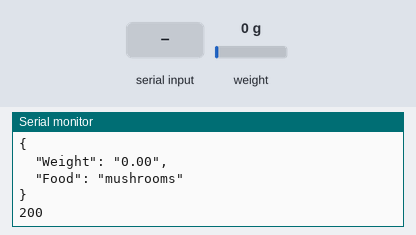
The sketch below on a simulated ESP8266 (NodeMCU). Parts: the last lines printed to the serial monitor. Inputs (shaded band) come from the test bench; at power-on: weight on the scale 0 g. WiFi joins after 1.5 s; servers stay silent unless stated; uploads are accepted with an empty reply; EEPROM starts erased.

Above: at 12.2 s.
12.3 s: "t90\n" received over Serial
At 13.4 s:
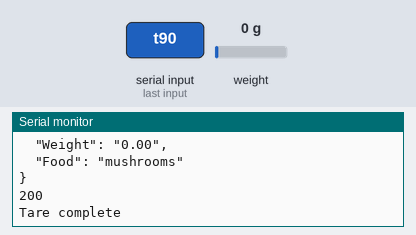
14.4 s: "c90\n" received over Serial
At 17.0 s:
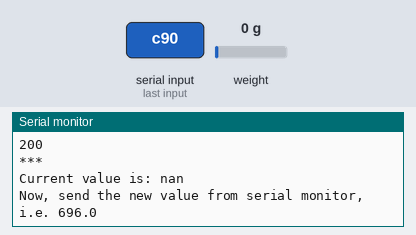

The sketch:

ATOS_IT_Arduino.ino
```cpp
#include <ESP8266WiFi.h>
#include <ESP8266HTTPClient.h>
#include <ArduinoJson.h>
#include <HX711_ADC.h>
#include <EEPROM.h>

//wifi ssid and password
const char* ssid = "AndroidAP";
const char* password = "hello1234";

// Host is subjeted to change depending on IPv4 Address
const char* host = "http://192.168.0.103:5005/post";

//HX711 constructor (dout pin, sck pin):
HX711_ADC LoadCell(4, 5);

int eepromAdress = 0;
float weight = 0;
long t;

//default calibration of weighing scale based on stored calibration values
void defaultCalibration(){
  Serial.println("Using stored calibration values");
  float stored_c = 0;
  #if defined(ESP8266)
  EEPROM.begin(512);
  #endif
  EEPROM.get(eepromAdress, stored_c);
  LoadCell.setCalFactor(stored_c);
  }

//calibration of weighing scale based on user inputs
void calibrate() {
  Serial.println("***");
  Serial.println("Start calibration:");
  Serial.println("It is assumed that the mcu was started with no load applied to the load cell.");
  Serial.println("Now, place your known mass on the loadcell,");
  Serial.println("then send the weight of this mass (i.e. 100.0) from serial monitor.");
  float m = 0;
  boolean f = 0;
  t = millis();

  //get user input as the actual weight of object on weighing scale
  while (f == 0) {
    LoadCell.update();
    if (Serial.available() > 0) {
      m = Serial.parseFloat();
      if (m != 0) {
        Serial.print("Known mass is: ");
        Serial.println(m);
        f = 1;
      }
      else {
        Serial.println("Invalid value");
      }
    }
    else if (millis() > t + 7000){
        defaultCalibration();
        return;
      }
    }
  //calculates calibration factor and stores it
  float c = LoadCell.getData() / m;
  LoadCell.setCalFactor(c);
  Serial.print("Calculated calibration value is: ");
  Serial.print(c);
  Serial.println(", use this in your project sketch");
  f = 0;
  Serial.print("Save this value to EEPROM adress ");
  Serial.print(eepromAdress);
  Serial.println("? y/n");
  while (f == 0) {
    if (Serial.available() > 0) {
      char inByte = Serial.read();
      if (inByte == 'y') {
        #if defined(ESP8266)
        EEPROM.begin(512);
        #endif
        EEPROM.put(eepromAdress, c);
        #if defined(ESP8266)
        EEPROM.commit();
        #endif
        EEPROM.get(eepromAdress, c);
        Serial.print("Value ");
        Serial.print(c);
        Serial.print(" saved to EEPROM address: ");
        Serial.println(eepromAdress);
        f = 1;

      }
      else if (inByte == 'n') {
        Serial.println("Value not saved to EEPROM");
        f = 1;
      }
    }
  }
  Serial.println("End calibration");
  Serial.println("For manual edit, send 'c' from serial monitor");
  Serial.println("***");
}

//change of stored calibration factor
void changeSavedCalFactor() {
  float c = LoadCell.getCalFactor();
  boolean f = 0;
  Serial.println("***");
  Serial.print("Current value is: ");
  Serial.println(c);
  Serial.println("Now, send the new value from serial monitor, i.e. 696.0");
  int x = 0;
  while (f == 0) {
    delay(5000);
    if (Serial.available() > 0) {
      c = Serial.parseFloat();
      if (c != 0) {
        Serial.print("New calibration value is: ");
        Serial.println(c);
        LoadCell.setCalFactor(c);
        f = 1;
      }
      else {
        Serial.println("Invalid value, exit");
        return;
      }
    }
  }
  f = 0;
  Serial.print("Save this value to EEPROM adress ");
  Serial.print(eepromAdress);
  Serial.println("? y/n");
  while (f == 0) {
    if (Serial.available() > 0) {
      char inByte = Serial.read();
      if (inByte == 'y') {
        #if defined(ESP8266)
        EEPROM.begin(512);
        #endif
        EEPROM.put(eepromAdress, c);
        #if defined(ESP8266)
        EEPROM.commit();
        #endif
        EEPROM.get(eepromAdress, c);
        Serial.print("Value ");
        Serial.print(c);
        Serial.print(" saved to EEPROM address: ");
        Serial.println(eepromAdress);
        f = 1;
      }
      else if (inByte == 'n') {
        Serial.println("Value not saved to EEPROM");
        f = 1;
      }
    }
  }
  Serial.println("End change calibration value");
  Serial.println("***");
}


void setup()
{
  Serial.begin(9600);
  Serial.println();
  // Connect to wifi
  Serial.printf("Connecting to %s ", ssid);
  WiFi.begin(ssid, password);
  while (WiFi.status() != WL_CONNECTED)
  {
    delay(500);
    Serial.print(".");
  }
  Serial.println(" connected");
  // Start load cell
  Serial.println("Starting load sensor...");
  LoadCell.begin();
  long stabilisingtime = 2000; // tare precision can be improved by adding a few seconds of stabilising time
  LoadCell.start(stabilisingtime);
  if (LoadCell.getTareTimeoutFlag()) {
    Serial.println("Tare timeout, check MCU>HX711 wiring and pin designations");
  }
  else {
    LoadCell.setCalFactor(1.0); // user set calibration value (float)
    Serial.println("Startup + tare is complete");
  }
  while (!LoadCell.update());
  calibrate();
}


void loop(){
    //update() should be called at least as often as HX711 sample rate; >10Hz@10SPS, >80Hz@80SPS
  //longer delay in sketch will reduce effective sample rate (be carefull with delay() in the loop)
  LoadCell.update();

  // Get smoothed value from the load data detected
  if (millis() > t + 500) {
    weight = LoadCell.getData();
    Serial.print("Load_cell output val: ");
    Serial.println(weight);
    t = millis();

    Serial.printf("\n[Connecting to %s ... ]", host);
    if(WiFi.status()== WL_CONNECTED){
    // Generate json message (to be sent later)
      StaticJsonBuffer<300> JSONbuffer;   //Declaring static JSON buffer
      JsonObject& JSONencoder = JSONbuffer.createObject();
      JSONencoder["Weight"] = String(weight);
      JSONencoder["Food"] = "mushrooms"; //sample data generated (NOT detected by load sensor)
      char JSONmessageBuffer[300];
      JSONencoder.prettyPrintTo(JSONmessageBuffer, sizeof(JSONmessageBuffer));
      Serial.println("");
      Serial.println(JSONmessageBuffer);


      HTTPClient http; //Declare object of class HTTPClient
      http.begin(host);
      http.addHeader("Content-Type", "application/json");
      int httpCode = http.POST(JSONmessageBuffer); //send json message to server
      String payload = http.getString(); //Get the response payload
      Serial.println(httpCode); //Print HTTP return code
      Serial.println(payload); //Print request response payload
      http.end();
    }
    else {
    Serial.println("not connected!");
    }

  }

  //receive from serial terminal
  if (Serial.available() > 0) {
//    float weight;
    char inByte = Serial.read();
    if (inByte == 't') {
      LoadCell.tareNoDelay();
      }
    else if (inByte == 'c') changeSavedCalFactor();
  }

  //check if last tare operation is complete
  if (LoadCell.getTareStatus() == true) {
    Serial.println("Tare complete");
  }

  delay(500);
}
```

Measured:
- after the input at 12.3 s, the serial monitor: prints a new line after 0.64 s (image 1)
- after the input at 14.4 s, the serial monitor: prints a new line after 1.6 s (image 2)
